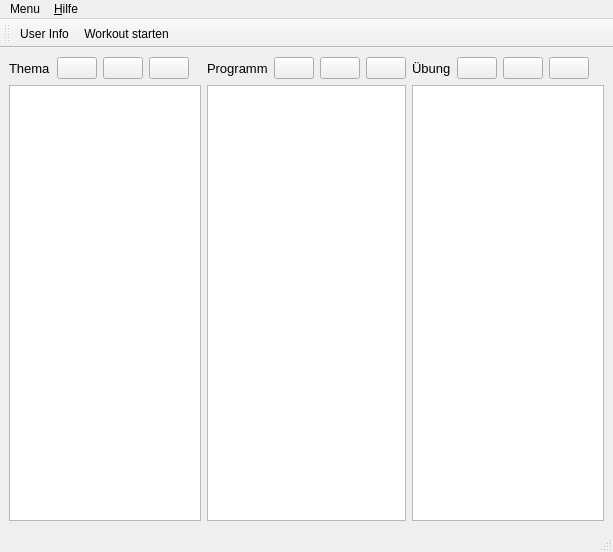
<?xml version="1.0" encoding="UTF-8"?>
<ui version="4.0">
 <class>MainWindow_training</class>
 <widget class="QMainWindow" name="MainWindow_training">
  <property name="geometry">
   <rect>
    <x>0</x>
    <y>0</y>
    <width>613</width>
    <height>552</height>
   </rect>
  </property>
  <property name="windowTitle">
   <string>Speck Weg!</string>
  </property>
  <widget class="QWidget" name="centralwidget">
   <layout class="QHBoxLayout" name="horizontalLayout_4">
    <item>
     <layout class="QVBoxLayout" name="verticalLayout">
      <item>
       <layout class="QHBoxLayout" name="horizontalLayout">
        <item>
         <widget class="QLabel" name="label">
          <property name="font">
           <font>
            <family>MS Shell Dlg 2</family>
            <pointsize>10</pointsize>
            <weight>50</weight>
            <bold>false</bold>
           </font>
          </property>
          <property name="text">
           <string>Thema</string>
          </property>
         </widget>
        </item>
        <item>
         <widget class="QPushButton" name="pushButton_add_theme">
          <property name="toolTip">
           <string>New program</string>
          </property>
          <property name="text">
           <string/>
          </property>
          <property name="icon">
           <iconset resource="resources/resources.qrc">
            <normaloff>:/icons/plus-solid.svg</normaloff>:/icons/plus-solid.svg</iconset>
          </property>
         </widget>
        </item>
        <item>
         <widget class="QPushButton" name="pushButton_remove_theme">
          <property name="toolTip">
           <string>Remove program</string>
          </property>
          <property name="text">
           <string/>
          </property>
          <property name="icon">
           <iconset resource="resources/resources.qrc">
            <normaloff>:/icons/minus-solid.svg</normaloff>:/icons/minus-solid.svg</iconset>
          </property>
         </widget>
        </item>
        <item>
         <widget class="QPushButton" name="pushButton_edit_theme">
          <property name="text">
           <string/>
          </property>
          <property name="icon">
           <iconset resource="resources/resources.qrc">
            <normaloff>:/icons/pencil-alt-solid.svg</normaloff>:/icons/pencil-alt-solid.svg</iconset>
          </property>
         </widget>
        </item>
        <item>
         <spacer name="horizontalSpacer">
          <property name="orientation">
           <enum>Qt::Horizontal</enum>
          </property>
          <property name="sizeHint" stdset="0">
           <size>
            <width>40</width>
            <height>20</height>
           </size>
          </property>
         </spacer>
        </item>
       </layout>
      </item>
      <item>
       <widget class="QListWidget" name="listWidget_theme">
        <property name="dragDropMode">
         <enum>QAbstractItemView::InternalMove</enum>
        </property>
       </widget>
      </item>
     </layout>
    </item>
    <item>
     <layout class="QVBoxLayout" name="verticalLayout_2">
      <item>
       <layout class="QHBoxLayout" name="horizontalLayout_2">
        <item>
         <widget class="QLabel" name="label_2">
          <property name="font">
           <font>
            <pointsize>10</pointsize>
            <weight>50</weight>
            <bold>false</bold>
           </font>
          </property>
          <property name="text">
           <string>Programm</string>
          </property>
         </widget>
        </item>
        <item>
         <widget class="QPushButton" name="pushButton_add_program">
          <property name="toolTip">
           <string>New plan</string>
          </property>
          <property name="text">
           <string/>
          </property>
          <property name="icon">
           <iconset resource="resources/resources.qrc">
            <normaloff>:/icons/plus-solid.svg</normaloff>:/icons/plus-solid.svg</iconset>
          </property>
         </widget>
        </item>
        <item>
         <widget class="QPushButton" name="pushButton_remove_program">
          <property name="toolTip">
           <string>Remove plan</string>
          </property>
          <property name="text">
           <string/>
          </property>
          <property name="icon">
           <iconset resource="resources/resources.qrc">
            <normaloff>:/icons/minus-solid.svg</normaloff>:/icons/minus-solid.svg</iconset>
          </property>
         </widget>
        </item>
        <item>
         <widget class="QPushButton" name="pushButton_edit_program">
          <property name="text">
           <string/>
          </property>
          <property name="icon">
           <iconset resource="resources/resources.qrc">
            <normaloff>:/icons/pencil-alt-solid.svg</normaloff>:/icons/pencil-alt-solid.svg</iconset>
          </property>
         </widget>
        </item>
        <item>
         <spacer name="horizontalSpacer_2">
          <property name="orientation">
           <enum>Qt::Horizontal</enum>
          </property>
          <property name="sizeHint" stdset="0">
           <size>
            <width>40</width>
            <height>20</height>
           </size>
          </property>
         </spacer>
        </item>
       </layout>
      </item>
      <item>
       <widget class="QListWidget" name="listWidget_program">
        <property name="dragDropMode">
         <enum>QAbstractItemView::InternalMove</enum>
        </property>
       </widget>
      </item>
     </layout>
    </item>
    <item>
     <layout class="QVBoxLayout" name="verticalLayout_3">
      <item>
       <layout class="QHBoxLayout" name="horizontalLayout_3">
        <item>
         <widget class="QLabel" name="label_3">
          <property name="font">
           <font>
            <pointsize>10</pointsize>
            <weight>50</weight>
            <bold>false</bold>
           </font>
          </property>
          <property name="text">
           <string>Übung</string>
          </property>
         </widget>
        </item>
        <item>
         <widget class="QPushButton" name="pushButton_add_exercise">
          <property name="text">
           <string/>
          </property>
          <property name="icon">
           <iconset resource="resources/resources.qrc">
            <normaloff>:/icons/plus-solid.svg</normaloff>:/icons/plus-solid.svg</iconset>
          </property>
         </widget>
        </item>
        <item>
         <widget class="QPushButton" name="pushButton_remove_exercise">
          <property name="text">
           <string/>
          </property>
          <property name="icon">
           <iconset resource="resources/resources.qrc">
            <normaloff>:/icons/minus-solid.svg</normaloff>:/icons/minus-solid.svg</iconset>
          </property>
         </widget>
        </item>
        <item>
         <widget class="QPushButton" name="pushButton_edit_exercise">
          <property name="text">
           <string/>
          </property>
          <property name="icon">
           <iconset resource="resources/resources.qrc">
            <normaloff>:/icons/pencil-alt-solid.svg</normaloff>:/icons/pencil-alt-solid.svg</iconset>
          </property>
         </widget>
        </item>
        <item>
         <spacer name="horizontalSpacer_3">
          <property name="orientation">
           <enum>Qt::Horizontal</enum>
          </property>
          <property name="sizeHint" stdset="0">
           <size>
            <width>40</width>
            <height>20</height>
           </size>
          </property>
         </spacer>
        </item>
       </layout>
      </item>
      <item>
       <widget class="QListWidget" name="listWidget_exercise">
        <property name="dragDropMode">
         <enum>QAbstractItemView::InternalMove</enum>
        </property>
       </widget>
      </item>
     </layout>
    </item>
   </layout>
  </widget>
  <widget class="QMenuBar" name="menubar">
   <property name="geometry">
    <rect>
     <x>0</x>
     <y>0</y>
     <width>613</width>
     <height>22</height>
    </rect>
   </property>
   <widget class="QMenu" name="menu_training">
    <property name="title">
     <string>Menu</string>
    </property>
    <widget class="QMenu" name="menuAdd">
     <property name="title">
      <string>Hinzufügen</string>
     </property>
     <addaction name="actionNew_program"/>
     <addaction name="actionNew_plan"/>
     <addaction name="actionNew_exercise"/>
    </widget>
    <addaction name="menuAdd"/>
    <addaction name="action_user_info"/>
    <addaction name="action_start_workout"/>
   </widget>
   <widget class="QMenu" name="menu_help">
    <property name="title">
     <string>&amp;Hilfe</string>
    </property>
    <addaction name="action_about"/>
   </widget>
   <addaction name="menu_training"/>
   <addaction name="menu_help"/>
  </widget>
  <widget class="QToolBar" name="training_toolbar">
   <property name="windowTitle">
    <string>toolBar</string>
   </property>
   <attribute name="toolBarArea">
    <enum>TopToolBarArea</enum>
   </attribute>
   <attribute name="toolBarBreak">
    <bool>false</bool>
   </attribute>
   <addaction name="action_user_info"/>
   <addaction name="action_start_workout"/>
  </widget>
  <widget class="QStatusBar" name="statusBar"/>
  <action name="action_start_workout">
   <property name="icon">
    <iconset resource="resources/resources.qrc">
     <normaloff>:/icons/dumbbell-solid.svg</normaloff>:/icons/dumbbell-solid.svg</iconset>
   </property>
   <property name="text">
    <string>Workout starten</string>
   </property>
   <property name="toolTip">
    <string>Eine neue workout session starten.</string>
   </property>
   <property name="shortcut">
    <string>Ctrl+W</string>
   </property>
  </action>
  <action name="action_about">
   <property name="icon">
    <iconset resource="resources/resources.qrc">
     <normaloff>:/icons/info-solid.svg</normaloff>:/icons/info-solid.svg</iconset>
   </property>
   <property name="text">
    <string>&amp;About</string>
   </property>
  </action>
  <action name="actionNew_program">
   <property name="text">
    <string>Neues Thema</string>
   </property>
  </action>
  <action name="actionNew_plan">
   <property name="text">
    <string>Neues Programm</string>
   </property>
  </action>
  <action name="actionNew_exercise">
   <property name="text">
    <string>Neue Übung</string>
   </property>
  </action>
  <action name="action_user_info">
   <property name="icon">
    <iconset resource="resources/resources.qrc">
     <normaloff>:/icons/user-alt-solid.svg</normaloff>:/icons/user-alt-solid.svg</iconset>
   </property>
   <property name="text">
    <string>User Info</string>
   </property>
   <property name="toolTip">
    <string>User Informationen (Gewicht)</string>
   </property>
   <property name="shortcut">
    <string>Ctrl+U</string>
   </property>
  </action>
 </widget>
 <resources>
  <include location="resources/resources.qrc"/>
 </resources>
 <connections/>
</ui>
